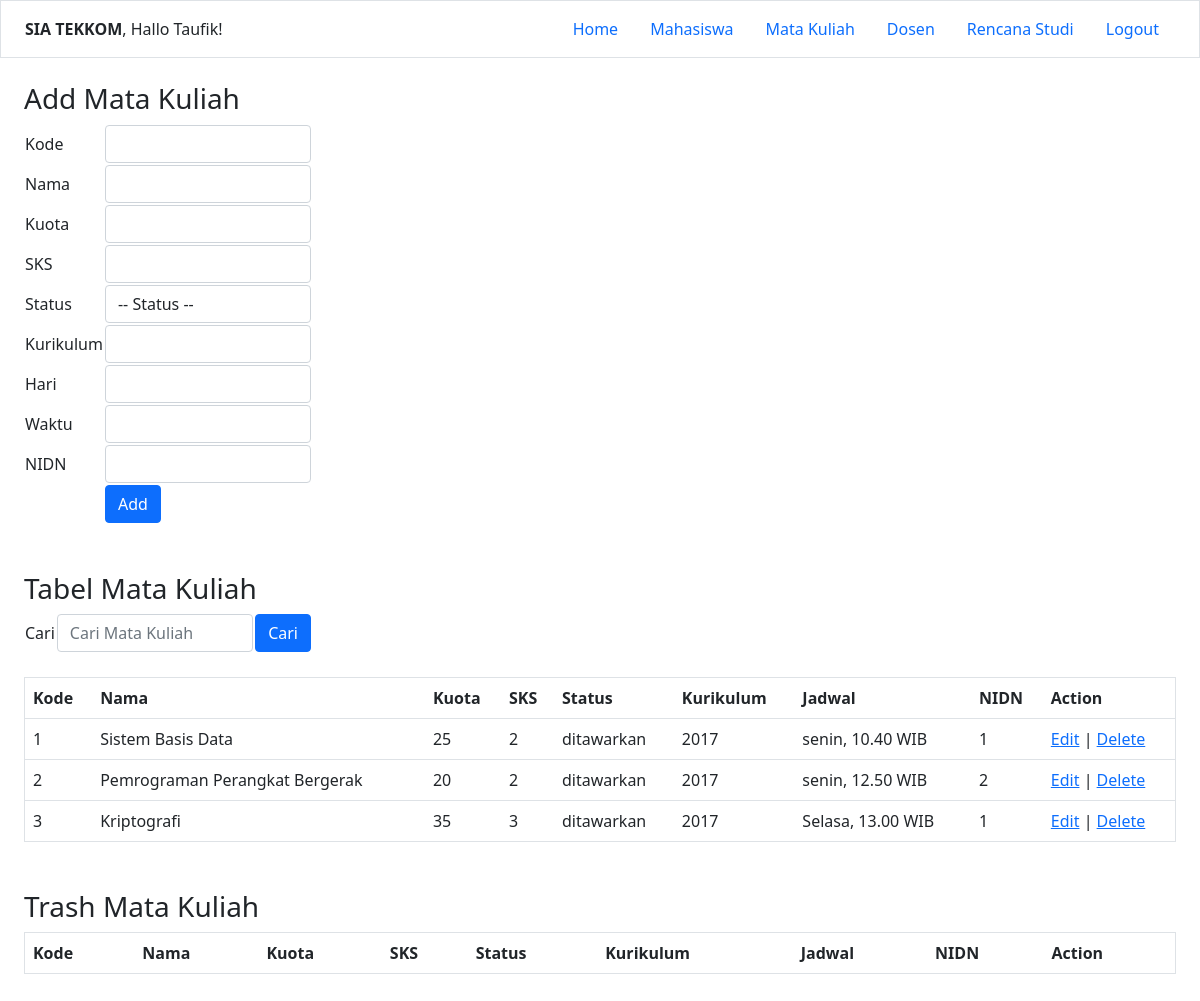
/mata_kuliah/index.php (signed in), run on the app's committed database.
### tables this page shows
CREATE TABLE `mata_kuliah` (
  `kode_mk` int(11) NOT NULL,
  `nama_mk` varchar(255) NOT NULL,
  `kuota_mk` int(11) NOT NULL,
  `sks_mk` int(11) NOT NULL,
  `status_mk` varchar(100) NOT NULL,
  `kurikulum_mk` varchar(100) NOT NULL,
  `semester_mk` int(11) NOT NULL,
  `hari` varchar(100) NOT NULL,
  `waktu` varchar(100) NOT NULL,
  `nidn` int(11) NOT NULL,
  `is_delete` int(11) NOT NULL DEFAULT 0
);

### mata_kuliah/index.php (the view, shortened to what this page needs)
<?php
	include_once("../config.php");
	if(isset($_GET['cari'])) {
		try {
			$q = $_GET['q'];
			include_once("../config.php");
			$mata_kuliah = mysqli_query($mysqli, "SELECT * FROM mata_kuliah WHERE is_delete=0 AND nama_mk LIKE '%$q%'");
		} catch (Exception $e) {
			echo $e->getMessage();
			die();
		}
	} else {
		$mata_kuliah = mysqli_query($mysqli, "SELECT * FROM mata_kuliah WHERE is_delete=0");
	}
?>
<!DOCTYPE html>
<html lang="en">
<head>
<link href="https://cdn.jsdelivr.net/npm/bootstrap@5.1.3/dist/css/bootstrap.min.css" rel="stylesheet">
</head>
<body>
	<?php include('../navbar.php') ?>
	<main class="px-4 py-4">
	<div>
			<form action="" method="post" name="form">
				<h3>Add Mata Kuliah</h3>
				<table width="25%" border="0">
					<tr>
						<td>Kode</td>
						<td><input class="form-control" type="number" name="kode_mk" required></td>
					</tr>
					<tr>
						<td>Nama</td>
						<td><input class="form-control" type="text" name="nama_mk" required></td>
					</tr>
					<tr>
						<td>Kuota</td>
						<td><input class="form-control" type="number" name="kuota_mk" required></td>
					</tr>
					<tr>
						<td>SKS</td>
						<td><input class="form-control" type="number" name="sks_mk" required></td>
					</tr>
					<tr>
						<td>Status</td>
						<td>
							<select class="form-control" name="status_mk">
								<option>-- Status --</option>
							</select>
						</td>
					</tr>
					<tr>
						<td>Kurikulum</td>
						<td><input class="form-control" type="text" name="kurikulum_mk" required></td>
					</tr>
					<tr>
						<td>Hari</td>
						<td><input class="form-control" type="text" name="hari" required></td>
					</tr>
					<tr>
						<td>Waktu</td>
						<td><input class="form-control" type="text" name="waktu" required></td>
					</tr>
					<tr>
						<td>NIDN</td>
						<td><input class="form-control" type="number" name="nidn" required></td>
					</tr>
					<tr>
						<td></td>
						<td><input class="btn btn-primary" type="submit" name="submit" value="Add"></td>
					</tr>
				</table>
			</form>
		</div>
		<section class="mt-5">
			<h3>Tabel Mata Kuliah</h3>
			<form action="" method="get" name="form">
				<table width="25%" border="0">
					<tr>
						<td>Cari</td>
						<td><input class="form-control" type="text" name="q" placeholder="Cari Mata Kuliah"></td>
						<td><button class="btn btn-primary" type="submit" name="cari">Cari</button></td>
					</tr>
				</table>
			</form>
			<br/>
			<table class="table" width='80%' border=1>
			<tr>
				<th>Kode</th>
				<th>Nama</th>
				<th>Kuota</th>
				<th>SKS</th>
				<th>Status</th>
				<th>Kurikulum</th>
				<th>Jadwal</th>
				<th>NIDN</th>
				<th>Action</th>
			</tr>
			<?php
				while($item = mysqli_fetch_array($mata_kuliah)) {
					echo "<tr>";
					echo "<td>".$item['kode_mk']."</td>";
					echo "<td>".$item['nama_mk']."</td>";
					echo "<td>".$item['kuota_mk']."</td>";
					echo "<td>".$item['sks_mk']."</td>";
					echo "<td>".$item['status_mk']."</td>";
					echo "<td>".$item['kurikulum_mk']."</td>";
					echo "<td>".$item['hari'].", ".$item['waktu']."</td>";
					echo "<td>".$item['nidn']."</td>";
					echo "<td><a href='/mata_kuliah/editMataKuliah.php?kode_mk=$item[kode_mk]'>Edit</a> | <a href='/mata_kuliah/deleteMataKuliah.php?kode_mk=$item[kode_mk]'>Delete</a></td>";
					echo "</tr>";
				}
			?>
			</table>
		</section>
		<section class="mt-5">
			<h3>Trash Mata Kuliah</h3>
			<table class="table" width='80%' border=1>
			<tr>
				<th>Kode</th>
				<th>Nama</th>
				<th>Kuota</th>
				<th>SKS</th>
				<th>Status</th>
				<th>Kurikulum</th>
				<th>Jadwal</th>
				<th>NIDN</th>
				<th>Action</th>
			</tr>
			</table>
		</section>
	</main>
</html>

### data on the page
mata_kuliah: kode_mk "1", nama_mk "Sistem Basis Data", kuota_mk "25", sks_mk "2", status_mk "ditawarkan", kurikulum_mk "2017", hari "senin", waktu "10.40 WIB", nidn "1"
mata_kuliah: kode_mk "2", nama_mk "Pemrograman Perangkat Bergerak", kuota_mk "20", sks_mk "2", status_mk "ditawarkan", kurikulum_mk "2017", hari "senin", waktu "12.50 WIB", nidn "2"
mata_kuliah: kode_mk "3", nama_mk "Kriptografi", kuota_mk "35", sks_mk "3", status_mk "ditawarkan", kurikulum_mk "2017", hari "Selasa", waktu "13.00 WIB", nidn "1"

### other printed values
$_SESSION["nama"] "Taufik"
